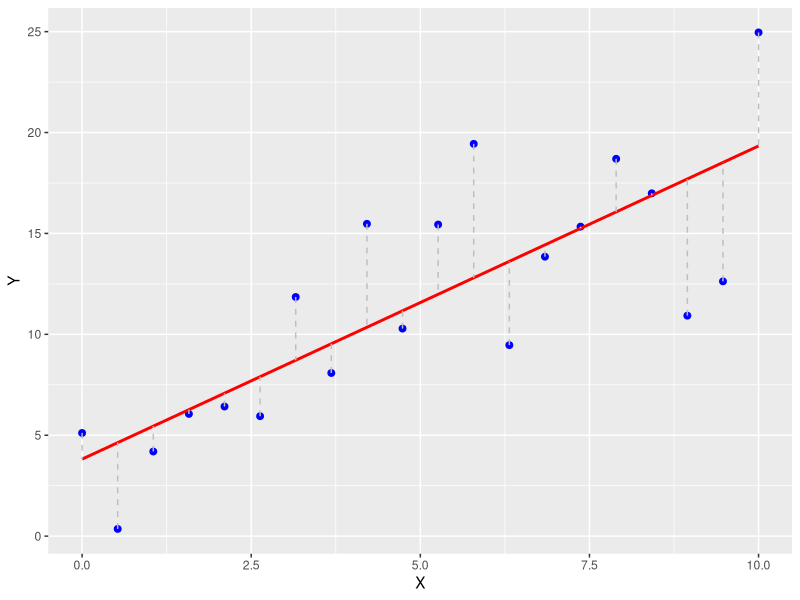

The R script that drew this image:
## ---- chunk 1
#| echo: false
library(tidyverse)
## ---- chunk 2
#| echo: false
# 生成示例数据
set.seed(42)
x <- seq(0, 10, length.out = 20)  # 自变量
y <- 2 * x + 1 + rnorm(20, mean = 0, sd = 3)  # 因变量，带有随机噪声

# 拟合线性回归模型
model <- lm(y ~ x)
y_fit <- predict(model)  # 计算拟合值

# 创建数据框
data <- data.frame(x = x, y = y, y_fit = y_fit)

# 绘图
ggplot(data, aes(x = x, y = y)) +
  geom_point(color = "blue", size = 2) +  # 绘制散点
  geom_smooth(method = "lm", color = "red", se = FALSE) +  # 绘制回归直线
  geom_segment(aes(x = x, xend = x, y = y, yend = y_fit), 
               color = "gray", linetype = "dashed") +  # 绘制残差
  labs(x = "X", y = "Y")
